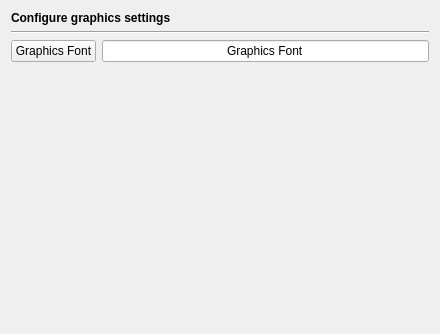
<ui version="4.0" >
 <class>GraphicsPage</class>
 <widget class="QWidget" name="GraphicsPage" >
  <property name="geometry" >
   <rect>
    <x>0</x>
    <y>0</y>
    <width>440</width>
    <height>334</height>
   </rect>
  </property>
  <layout class="QVBoxLayout" >
   <item>
    <widget class="QLabel" name="headerLabel" >
     <property name="text" >
      <string>&lt;b>Configure graphics settings&lt;/b></string>
     </property>
    </widget>
   </item>
   <item>
    <widget class="Line" name="line7" >
     <property name="frameShape" >
      <enum>QFrame::HLine</enum>
     </property>
     <property name="frameShadow" >
      <enum>QFrame::Sunken</enum>
     </property>
     <property name="orientation" >
      <enum>Qt::Horizontal</enum>
     </property>
    </widget>
   </item>
   <item>
    <layout class="QHBoxLayout" >
     <item>
      <widget class="QPushButton" name="graphicsFontButton" >
       <property name="toolTip" >
        <string>Press to select the font for the graphic items</string>
       </property>
       <property name="text" >
        <string>Graphics Font</string>
       </property>
      </widget>
     </item>
     <item>
      <widget class="QLineEdit" name="graphicsFontSample" >
       <property name="focusPolicy" >
        <enum>Qt::NoFocus</enum>
       </property>
       <property name="text" >
        <string>Graphics Font</string>
       </property>
       <property name="alignment" >
        <set>Qt::AlignHCenter</set>
       </property>
       <property name="readOnly" >
        <bool>true</bool>
       </property>
      </widget>
     </item>
    </layout>
   </item>
   <item>
    <spacer>
     <property name="orientation" >
      <enum>Qt::Vertical</enum>
     </property>
     <property name="sizeHint" stdset="0" >
      <size>
       <width>20</width>
       <height>40</height>
      </size>
     </property>
    </spacer>
   </item>
  </layout>
 </widget>
 <tabstops>
  <tabstop>graphicsFontButton</tabstop>
 </tabstops>
 <resources/>
 <connections/>
</ui>
